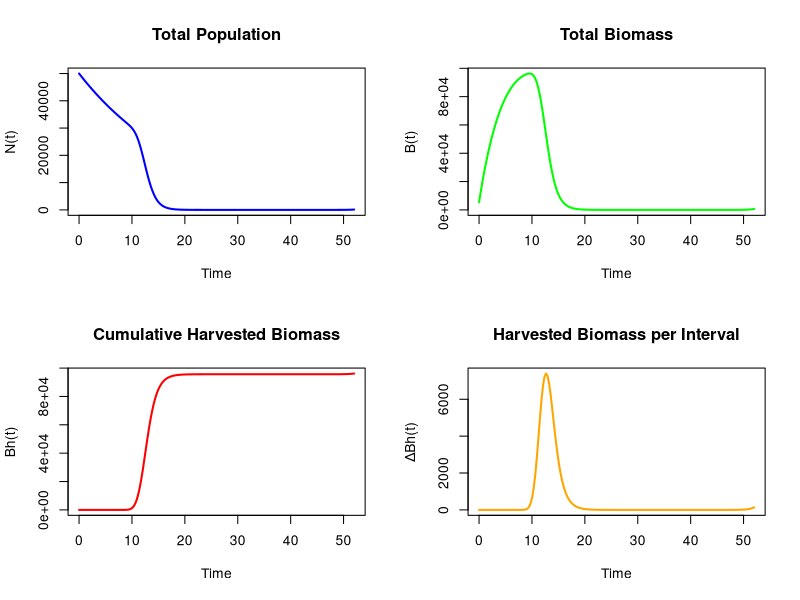
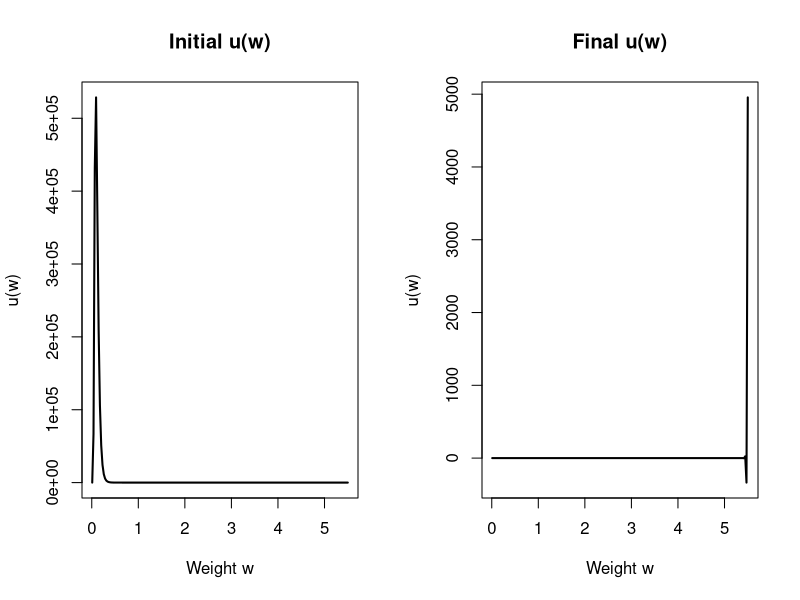
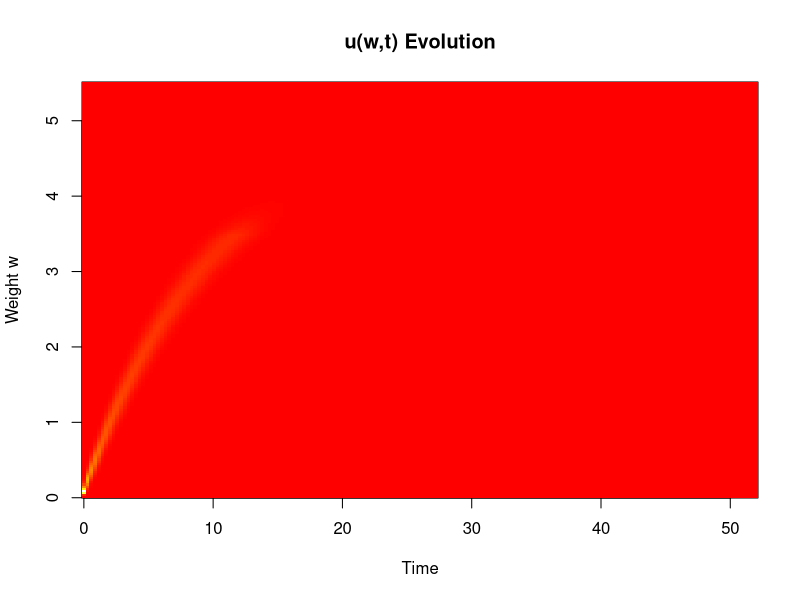
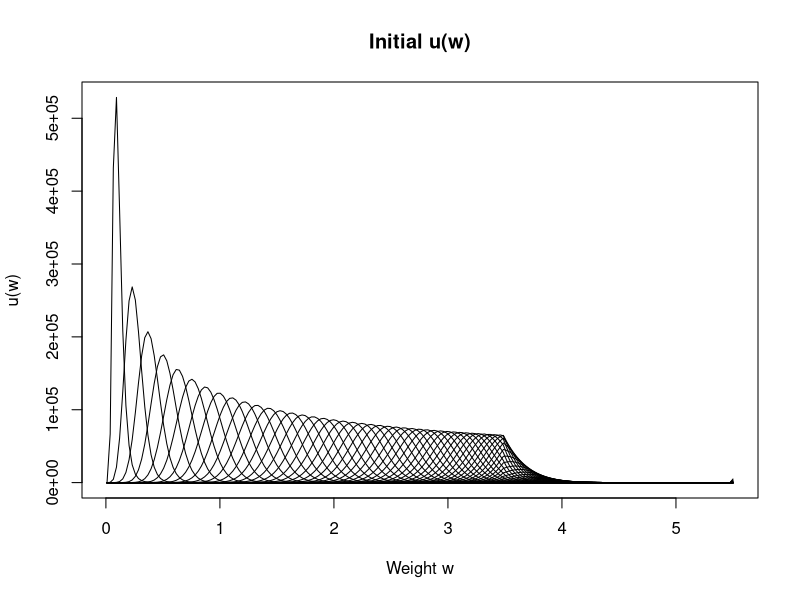

R code for these plots, in order:
library(deSolve)

# =============================================================================
# Parameters (adjust these as needed)
# =============================================================================
n <- 200                    # Number of weight bins
w_min <- 0.01               # Minimum weight
w_max <- 5.5                # Maximum weight
a <- 0.5                    # Growth parameter: g(w) = a - b * w
b <- 0.1                    # Growth parameter
w_harvest <- 3.5            # Harvest threshold weight
H <- 0.8                    # Harvesting rate for w >= w_harvest
mu <- 0.05                  # Natural mortality rate (constant)
N0 <- 50000                 # Initial total population
meanlog <- log(0.1)         # Lognormal meanlog for initial distribution
sdlog <- 0.4                # Lognormal sdlog
t_max <- 52                 # Simulation time
n_times <- 52*3.5           # Number of time points

# Weight vector (bin centers)
w <- seq(w_min, w_max, length.out = n)
dw <- w[2] - w[1]

# Growth rate vector: g(w)
g_vec <- a - b * w

# Mortality and harvesting vectors
mu_vec <- rep(mu, n)
h_vec <- ifelse(w >= w_harvest, H, 0)

# Initial condition: normalized lognormal density + Bh=0
u0_cont <- dlnorm(w, meanlog = meanlog, sdlog = sdlog)
integral_u0 <- sum(u0_cont * dw)  # Approximate integral
u0 <- c((u0_cont / integral_u0) * N0, 0)  # Append Bh=0

# ODE derivative function (method of lines + harvested biomass)
model <- function(t, u, parms) {
  g_vec <- parms$g_vec
  mu_vec <- parms$mu_vec
  h_vec <- parms$h_vec
  dw <- parms$dw
  n <- parms$n
  w <- parms$w
  
  du <- numeric(n + 1)  # Extra for Bh
  # u bins
  du[1] <- -g_vec[1] * u[1] / dw - (mu_vec[1] + h_vec[1]) * u[1]
  for (i in 2:n) {
    du[i] <- (g_vec[i-1] * u[i-1] - g_vec[i] * u[i]) / dw - (mu_vec[i] + h_vec[i]) * u[i]
  }
  # Harvested biomass increment: sum h_i * u_i * w_i * dw
  du[n+1] <- sum(h_vec * u[1:n] * w * dw)
  list(du)
}

# Parameters list for ode()
parms <- list(g_vec = g_vec, mu_vec = mu_vec, h_vec = h_vec, dw = dw, n = n, w = w)

# Time points
times <- seq(0, t_max, length.out = n_times)

# Solve the ODE system
out <- ode(y = u0, times = times, func = model, parms = parms)

# =============================================================================
# Outputs and Plots
# =============================================================================
# Extract u(w,t) and Bh(t)
u_out <- out[, 2:(n+1)]  # Densities
Bh <- out[, n+2]         # Cumulative harvested biomass

# Total population and biomass over time (approximate integrals)
totalN <- rowSums(u_out * dw)
totalB <- rowSums(sweep(u_out, 2, w, "*") * dw)  # sum w u dw

# Incremental harvested biomass between timepoints
delta_Bh <- c(0, diff(Bh))  # Harvested in each interval, starting with 0 at t=0

# Plots
par(mfrow = c(2, 2))
# Total population
plot(times, totalN, type = "l", lwd = 2, main = "Total Population", xlab = "Time", ylab = "N(t)", col = "blue")
# Total biomass
plot(times, totalB, type = "l", lwd = 2, main = "Total Biomass", xlab = "Time", ylab = "B(t)", col = "green")
# Cumulative harvested biomass
plot(times, Bh, type = "l", lwd = 2, main = "Cumulative Harvested Biomass", xlab = "Time", ylab = "Bh(t)", col = "red")
# Incremental harvested biomass
plot(times, delta_Bh, type = "l", lwd = 2, main = "Harvested Biomass per Interval", xlab = "Time", ylab = "ΔBh(t)", col = "orange")
par(mfrow = c(1, 1))

# Optional: Print harvested at each timepoint
harvested_df <- data.frame(time = times, cumulative_Bh = Bh, incremental_Bh = delta_Bh)
print(head(harvested_df))  # Show first few for example


# Density distributions: initial vs final
par(mfrow = c(1, 2))
plot(w, u_out[1,], type = "l", lwd = 2, 
     main = "Initial u(w)", xlab = "Weight w", ylab = "u(w)")
plot(w, u_out[nrow(u_out),], type = "l", lwd = 2, 
     main = "Final u(w)", xlab = "Weight w", ylab = "u(w)")
par(mfrow = c(1, 1))

# Optional: Heatmap of u(w,t) evolution
image(x = times, y = w, z = u_out, 
      xlab = "Time", ylab = "Weight w", main = "u(w,t) Evolution",
      col = heat.colors(100))


plot(w, u_out[1, ], type = "l", #lwd = 2, 
     main = "Initial u(w)", xlab = "Weight w", ylab = "u(w)")
for(i in 2:nrow(u_out)){
  lines(w, u_out[i,], type = "l")
}
